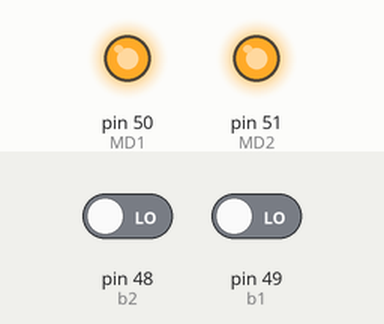
Simulated run of this sketch. Board: Arduino Mega 2560, built with avr-gcc and run on an emulated ATmega2560. Parts: output pins drawn as LEDs (lit = HIGH). Inputs (shaded band) come from the test bench; at power-on: pin 48 (b2) LOW, pin 49 (b1) LOW. Pins used as bus, display or sensor lines are not drawn.

Above: at 0.1 s.
Timing chart, 0 to 1.6 s (numbered marks = the images above):
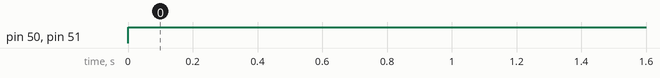

The sketch:

Small_Curcuit.ino
```cpp
#define b1 49
#define b2 48
#define r1 47
#define r2 46
#define MD1 50
#define MD2 51
#define MS1 2
#define MS2 3

bool state = HIGH;
bool state2 = HIGH;

void setup() {
  // put your setup code here, to run once:
  pinMode(MD1, OUTPUT);
  pinMode(MD2, OUTPUT);
  pinMode(MS1, OUTPUT);
  pinMode(MS2, OUTPUT);
  pinMode(b1, INPUT);
  pinMode(b2, INPUT);
  pinMode(r1, OUTPUT);
  pinMode(r2, OUTPUT);
}

void loop() {
  // put your main code here, to run repeatedly:
  state = digitalRead(b1);
  state2 = digitalRead(b2);
  if(state && state2){
    digitalWrite(r1, HIGH);
    digitalWrite(r2, HIGH);
    }
  else if(state){
    digitalWrite(r1, HIGH);
    digitalWrite(r2, LOW);
  }
  else if(state2){
    digitalWrite(r1, LOW);
    digitalWrite(r2, HIGH);
    }
  else{
    digitalWrite(r1, LOW);
    digitalWrite(r2, LOW);
    }
  digitalWrite(MD1, HIGH);
  digitalWrite(MD2, HIGH);
  analogWrite(MS1, 255);
  analogWrite(MS2, 255);
}
```

Measured:
- by itself, pin 50 (MD1), pin 51 (MD2): LOW → HIGH at 0.00 s
